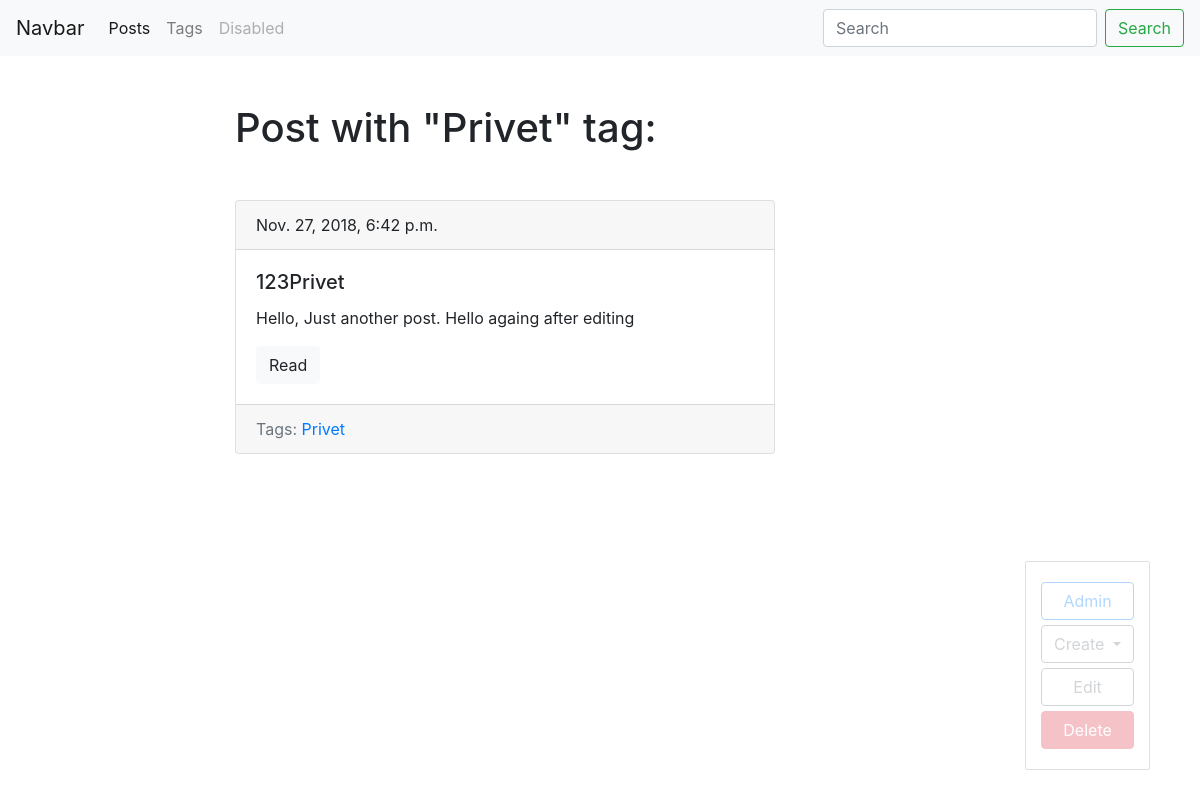
/blog/tag/privet/, run on an earlier commit of the app's database.
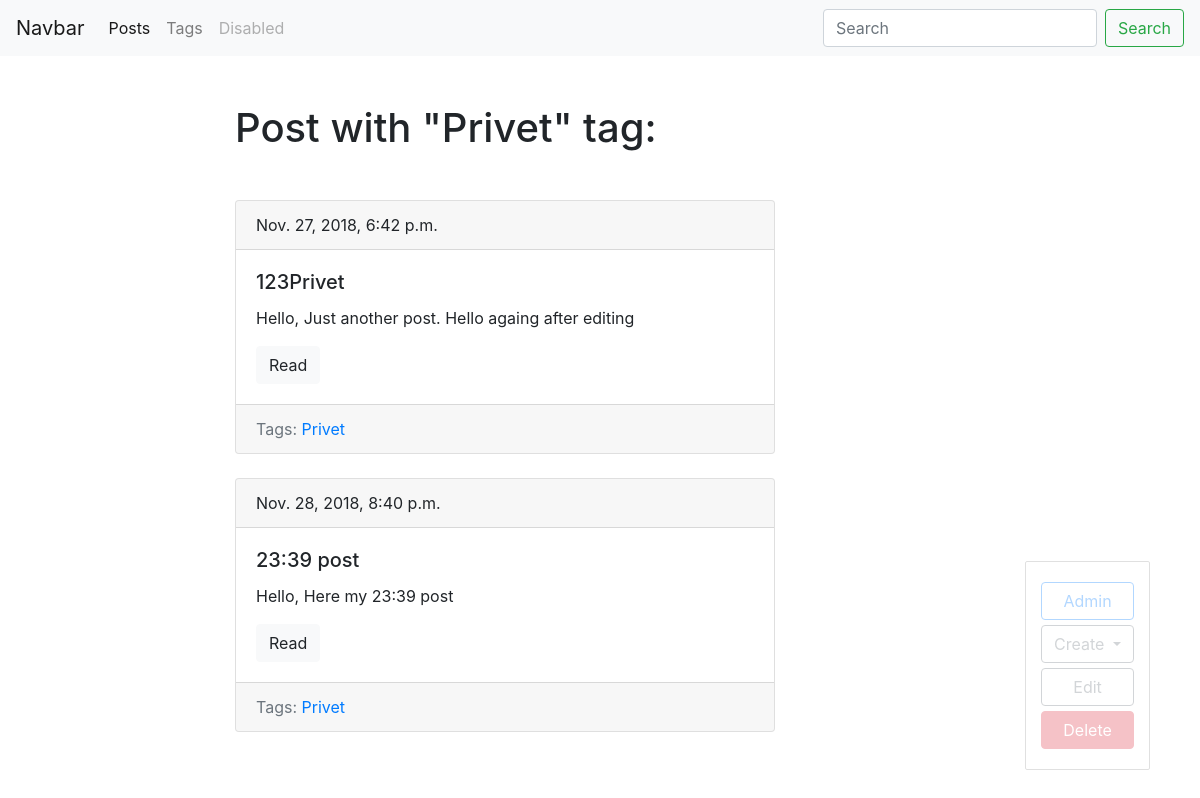
And on a later commit of the database.
### blog/models.py (models this page shows, shortened)
class Post(models.Model):
    title = models.CharField(max_length=150, db_index=True)
    slug = models.SlugField(max_length=150, blank=True, unique=True)
    body = models.TextField(blank=True, db_index=True)
    date_pub = models.DateTimeField(auto_now_add=True)
    tags = models.ManyToManyField("Tag", blank=True, related_name="posts")
    def get_absolute_url(self):
        return reverse('post_detail_url', kwargs={'slug': self.slug})

class Tag(models.Model):
    title = models.CharField(max_length=50)
    slug = models.SlugField(max_length=50, unique=True)
    def get_absolute_url(self):
        return reverse('tag_detail_url', kwargs={'slug': self.slug})
    def get_update_url(self):
        return reverse('tag_update_url', kwargs={'slug': self.slug})
    def get_delete_url(self):
        return reverse('tag_delete_url', kwargs={'slug': self.slug})

### blog/views.py (the view)
# urls.py: path('tag/<str:slug>/', TagDetail.as_view(), name='tag_detail_url'),
class TagDetail(ObjectDetailMixin, View):
    model = Tag
    template = 'blog/tag_detail.html'

### blog/utils.py (called while the page is built)
    def get(self, request, slug):
        obj = get_object_or_404(self.model, slug__iexact=slug)
        return render(request, self.template,
                        context={self.model.__name__.lower(): obj,
                                'admin_object': obj,
                                'detail': True})

### blog/templates/blog/tag_detail.html (shortened to what this page needs)
{% extends "blog/base_blog.html" %}
{% block content %}
    <h1 class="mb-5">Post with "{{ tag.title|title}}" tag:</h1>
    {% for post in tag.posts.all %}
        {% include "blog/includes/post_card_template.html" %}
    {% endfor %}
{% endblock %}

### blog/templates/blog/includes/post_card_template.html
<div class="card mb-4">
            <div class="card-header">
                {{ post.date_pub }}
            </div>
            <div class="card-body">
                <h5 class="card-title">{{ post.title }}</h5>
                <p class="card-text">{{ post.body|truncatewords:15 }}</p>
                <a href="{{ post.get_absolute_url }}" class="btn btn-light">Read</a>
            </div>
            <div class="card-footer text-muted">
                Tags:
                {% for tag in post.tags.all %}
                    <a href="{{ tag.get_absolute_url }}">{{ tag.title }}</a>
                {% endfor %}
            </div>
        </div>

What changed in the data, as far as the page shows it:
added Post: date_pub "Nov. 28, 2018, 8:40 p.m.", title "23:39 post", body "Hello, Here my 23:39 post", Tag (title "Privet")
